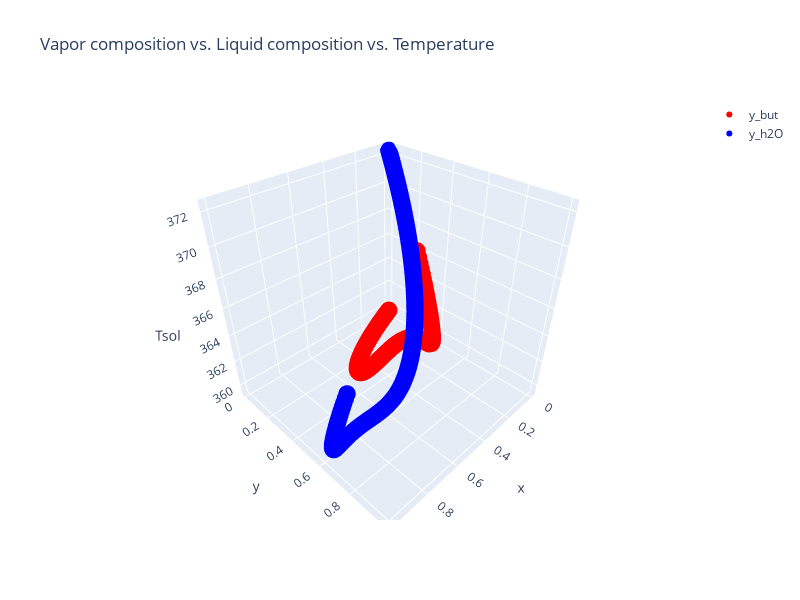

Here is the notebook cell this chart was saved with:
### Code cell
# 3D plot

x_values = [x for x in solutions.keys()]
x_values_h20 = [1-x for x in solutions.keys()]
y_but_values = [sol_dict['y_but'] for sol_dict in solutions.values()]
y_h2O_values = [sol_dict['y_h2O'] for sol_dict in solutions.values()]
Tsol_values = [sol_dict['Tsol'] for sol_dict in solutions.values()]

# Create the figure and add scatter plots
fig = go.Figure(data=[
    go.Scatter3d(x=x_values, y=y_but_values, z=Tsol_values, mode='markers',
                 marker=dict(size=6, color='red'), name='y_but'),
    go.Scatter3d(x=x_values_h20, y=y_h2O_values, z=Tsol_values, mode='markers',
                 marker=dict(size=6, color='blue'), name='y_h2O')
])

# Set labels, title, and figure size
fig.update_layout(
    scene=dict(xaxis_title='x', yaxis_title='y', zaxis_title='Tsol'),
    title='Vapor composition vs. Liquid composition vs. Temperature',
    width=800,  # Set the figure width
    height=600  # Set the figure height
)

# Show the plot
fig.show()

### Figure 1 — Plotly figure (JSON) as saved in the notebook; plotly's stock layout.template omitted (floating-point values rounded to 4 significant figures; data arrays with more than 128 entries replaced by an {"elided": "..."} marker saying what was removed)
{"data": [{"marker": {"color": "red", "size": 6}, "mode": "markers", "name": "y_but", "type": "scatter3d", "x": {"elided": "990 float values"}, "y": {"elided": "990 float values"}, "z": {"elided": "990 float values"}}, {"marker": {"color": "blue", "size": 6}, "mode": "markers", "name": "y_h2O", "type": "scatter3d", "x": {"elided": "990 float values"}, "y": {"elided": "990 float values"}, "z": {"elided": "990 float values"}}], "layout": {"height": 600, "scene": {"xaxis": {"title": {"text": "x"}}, "yaxis": {"title": {"text": "y"}}, "zaxis": {"title": {"text": "Tsol"}}}, "title": {"text": "Vapor composition vs. Liquid composition vs. Temperature"}, "width": 800}}
